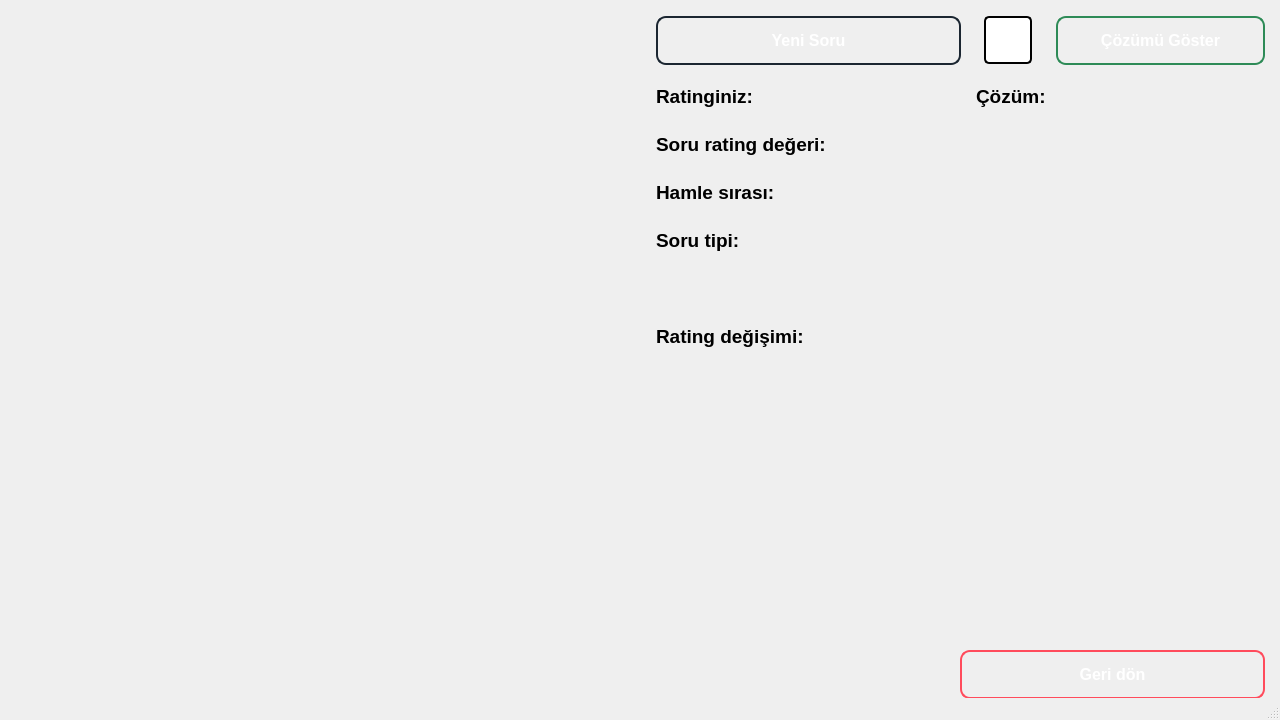
<?xml version="1.0" encoding="UTF-8"?>
<ui version="4.0">
 <class>MainWindow</class>
 <widget class="QMainWindow" name="MainWindow">
  <property name="geometry">
   <rect>
    <x>0</x>
    <y>0</y>
    <width>1280</width>
    <height>720</height>
   </rect>
  </property>
  <property name="windowTitle">
   <string>Studies</string>
  </property>
  <widget class="QWidget" name="centralwidget">
   <widget class="QWidget" name="gridLayoutWidget">
    <property name="geometry">
     <rect>
      <x>0</x>
      <y>0</y>
      <width>641</width>
      <height>641</height>
     </rect>
    </property>
    <layout class="QGridLayout" name="gridLayout">
     <property name="sizeConstraint">
      <enum>QLayout::SetDefaultConstraint</enum>
     </property>
     <property name="spacing">
      <number>0</number>
     </property>
    </layout>
   </widget>
   <widget class="QPushButton" name="yeniSoruButon">
    <property name="geometry">
     <rect>
      <x>656</x>
      <y>16</y>
      <width>305</width>
      <height>49</height>
     </rect>
    </property>
    <property name="font">
     <font>
      <pointsize>12</pointsize>
      <weight>75</weight>
      <bold>true</bold>
     </font>
    </property>
    <property name="styleSheet">
     <string notr="true">QPushButton#yeniSoruButon {
   background-color: qlineargradient(spread:pad, x1:0, y1:0, x2:1, y2:1, 
                                      stop:0 #1B2631, 
                                      stop:0.5 #34495E, 
                                      stop:1 #1B2631);
    border: 2px solid #1B2631;
    color: white;
	border-radius: 10px;
}

QPushButton#yeniSoruButon:hover {
    background-color: qlineargradient(spread:pad, x1:0, y1:0, x2:1, y2:1, 
                                      stop:0 #4CA1AF, 
                                      stop:0.5 #2C3E50, 
                                      stop:1 #4CA1AF);
}

QPushButton#yeniSoruButon:pressed {
	background-color: qlineargradient(spread:pad, x1:0, y1:0, x2:1, y2:1, 
                                      stop:0 #2C3E50, 
                                      stop:0.5 #4CA1AF, 
                                      stop:1 #2C3E50);
    border: 2px solid #2C3E50;
    color: white;
    padding: 5px;
    border-radius: 10px;
    font-size: 16px;
}
</string>
    </property>
    <property name="text">
     <string>Yeni Soru</string>
    </property>
   </widget>
   <widget class="QLabel" name="soruRating">
    <property name="geometry">
     <rect>
      <x>656</x>
      <y>128</y>
      <width>289</width>
      <height>33</height>
     </rect>
    </property>
    <property name="font">
     <font>
      <pointsize>14</pointsize>
      <weight>75</weight>
      <bold>true</bold>
     </font>
    </property>
    <property name="text">
     <string>Soru rating değeri: </string>
    </property>
   </widget>
   <widget class="QLabel" name="hamleSirasi">
    <property name="geometry">
     <rect>
      <x>656</x>
      <y>176</y>
      <width>289</width>
      <height>33</height>
     </rect>
    </property>
    <property name="font">
     <font>
      <pointsize>14</pointsize>
      <weight>75</weight>
      <bold>true</bold>
     </font>
    </property>
    <property name="text">
     <string>Hamle sırası: </string>
    </property>
   </widget>
   <widget class="QLabel" name="sonuc">
    <property name="geometry">
     <rect>
      <x>656</x>
      <y>272</y>
      <width>289</width>
      <height>33</height>
     </rect>
    </property>
    <property name="font">
     <font>
      <pointsize>14</pointsize>
      <weight>75</weight>
      <bold>true</bold>
     </font>
    </property>
    <property name="text">
     <string/>
    </property>
   </widget>
   <widget class="QLabel" name="ratingDegisimi">
    <property name="geometry">
     <rect>
      <x>656</x>
      <y>320</y>
      <width>289</width>
      <height>33</height>
     </rect>
    </property>
    <property name="font">
     <font>
      <pointsize>14</pointsize>
      <weight>75</weight>
      <bold>true</bold>
     </font>
    </property>
    <property name="text">
     <string>Rating değişimi: </string>
    </property>
   </widget>
   <widget class="QLabel" name="rating">
    <property name="geometry">
     <rect>
      <x>656</x>
      <y>80</y>
      <width>289</width>
      <height>33</height>
     </rect>
    </property>
    <property name="font">
     <font>
      <pointsize>14</pointsize>
      <weight>75</weight>
      <bold>true</bold>
     </font>
    </property>
    <property name="text">
     <string>Ratinginiz: </string>
    </property>
   </widget>
   <widget class="QPushButton" name="cozumButon">
    <property name="geometry">
     <rect>
      <x>1056</x>
      <y>16</y>
      <width>209</width>
      <height>49</height>
     </rect>
    </property>
    <property name="font">
     <font>
      <pointsize>12</pointsize>
      <weight>75</weight>
      <bold>true</bold>
     </font>
    </property>
    <property name="styleSheet">
     <string notr="true">QPushButton#cozumButon {
    background-color: qlineargradient(spread:pad, x1:0, y1:0, x2:1, y2:1, 
                                      stop:0 #2E8B57, 
                                      stop:0.5 #3CB371, 
                                      stop:1 #2E8B57);
    border: 2px solid #2E8B57;
    color: white;
    border-radius: 10px;
}

QPushButton#cozumButon:hover {
    background-color: qlineargradient(spread:pad, x1:0, y1:0, x2:1, y2:1, 
                                      stop:0 #98FB98, 
                                      stop:0.5 #66CDAA, 
                                      stop:1 #98FB98);
}

QPushButton#cozumButon:pressed {
    background-color: qlineargradient(spread:pad, x1:0, y1:0, x2:1, y2:1, 
                                      stop:0 #3CB371, 
                                      stop:0.5 #2E8B57, 
                                      stop:1 #3CB371);
    border: 2px solid #2E8B57;
    color: white;
    padding: 5px;
    border-radius: 10px;
    font-size: 16px;
}
</string>
    </property>
    <property name="text">
     <string>Çözümü Göster</string>
    </property>
   </widget>
   <widget class="QLabel" name="soruTipi">
    <property name="geometry">
     <rect>
      <x>656</x>
      <y>224</y>
      <width>289</width>
      <height>33</height>
     </rect>
    </property>
    <property name="font">
     <font>
      <pointsize>14</pointsize>
      <weight>75</weight>
      <bold>true</bold>
     </font>
    </property>
    <property name="text">
     <string>Soru tipi: </string>
    </property>
   </widget>
   <widget class="QLabel" name="cozum">
    <property name="geometry">
     <rect>
      <x>976</x>
      <y>80</y>
      <width>289</width>
      <height>33</height>
     </rect>
    </property>
    <property name="font">
     <font>
      <pointsize>14</pointsize>
      <weight>75</weight>
      <bold>true</bold>
     </font>
    </property>
    <property name="text">
     <string>Çözüm: </string>
    </property>
   </widget>
   <widget class="QWidget" name="eloGraphWidget" native="true">
    <property name="geometry">
     <rect>
      <x>656</x>
      <y>368</y>
      <width>609</width>
      <height>273</height>
     </rect>
    </property>
    <widget class="QWidget" name="verticalLayoutWidget">
     <property name="geometry">
      <rect>
       <x>-1</x>
       <y>-1</y>
       <width>609</width>
       <height>273</height>
      </rect>
     </property>
     <layout class="QVBoxLayout" name="verticalLayout"/>
    </widget>
   </widget>
   <widget class="QLabel" name="kalanSure">
    <property name="geometry">
     <rect>
      <x>984</x>
      <y>16</y>
      <width>48</width>
      <height>48</height>
     </rect>
    </property>
    <property name="styleSheet">
     <string notr="true">QLabel#kalanSure {
border: 2px solid black;     /* Kalın siyah kenarlık */
        border-radius: 5px;          /* Kenarların köşelerini yuvarlama */
        padding: 5px;                /* Kenarlık ile metin arasındaki boşluk */
        background-color: white;     /* Arka plan rengi beyaz */
        color: black;                /* Metin rengi siyah */
        font: bold 20px;             /* Kalın ve 20 piksel boyutunda yazı tipi */
        text-align: center;          /* Metni ortalama */
}</string>
    </property>
    <property name="text">
     <string/>
    </property>
   </widget>
   <widget class="QPushButton" name="geriDonButon">
    <property name="geometry">
     <rect>
      <x>960</x>
      <y>650</y>
      <width>305</width>
      <height>49</height>
     </rect>
    </property>
    <property name="font">
     <font>
      <pointsize>12</pointsize>
      <weight>75</weight>
      <bold>true</bold>
     </font>
    </property>
    <property name="styleSheet">
     <string notr="true">QPushButton#geriDonButon {
    background: qlineargradient(spread:pad, x1:0, y1:0, x2:1, y2:0, 
                                stop:0 #ff4b5c, 
                                stop:0.5 #ff6f61, 
                                stop:1 #ff4b5c); /* Gradient arka plan */
    border: 2px solid #ff4b5c;   /* Kenarlık rengi */
    border-radius: 10px;         /* Kenarların köşelerini yuvarlama */
    color: white;                /* Metin rengi */
    padding: 5px;                /* Kenarlık ile metin arasındaki boşluk */
}

QPushButton#geriDonButon:hover {
    background: qlineargradient(spread:pad, x1:0, y1:0, x2:1, y2:0, 
                                stop:0 #ff6f61, 
                                stop:0.5 #ff8a80, 
                                stop:1 #ff6f61); /* Gradient arka plan */
    border: 2px solid #ff6f61;   /* Kenarlık rengi */
}

QPushButton#geriDonButon:pressed {
    background: qlineargradient(spread:pad, x1:0, y1:0, x2:1, y2:0, 
                                stop:0 #d32f2f, 
                                stop:0.5 #f44336, 
                                stop:1 #d32f2f); /* Gradient arka plan */
    border: 2px solid #d32f2f;   /* Kenarlık rengi */
    padding: 5px;                /* Kenarlık ile metin arasındaki boşluk */
    border-radius: 10px;         /* Kenarların köşelerini yuvarlama */
    color: white;                /* Metin rengi */
}
</string>
    </property>
    <property name="text">
     <string>Geri dön</string>
    </property>
   </widget>
  </widget>
  <widget class="QMenuBar" name="menubar">
   <property name="geometry">
    <rect>
     <x>0</x>
     <y>0</y>
     <width>1280</width>
     <height>21</height>
    </rect>
   </property>
  </widget>
  <widget class="QStatusBar" name="statusbar"/>
 </widget>
 <resources/>
 <connections/>
 <designerdata>
  <property name="gridDeltaX">
   <number>16</number>
  </property>
  <property name="gridDeltaY">
   <number>16</number>
  </property>
  <property name="gridSnapX">
   <bool>true</bool>
  </property>
  <property name="gridSnapY">
   <bool>true</bool>
  </property>
  <property name="gridVisible">
   <bool>true</bool>
  </property>
 </designerdata>
</ui>
